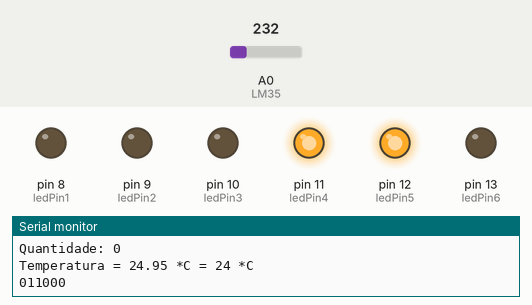
This sketch was run on a simulated Arduino Mega 2560, built with avr-gcc and run on an emulated ATmega2560. On the bench: output pins drawn as LEDs (lit = HIGH), the last lines printed to the serial monitor. Dashed ring = blinking. Inputs (shaded band) come from the test bench; at power-on: A0 (LM35) = 232.

Above: at 2.3 s.
2.4 s: A0 (LM35) set to 233
At 4.2 s:
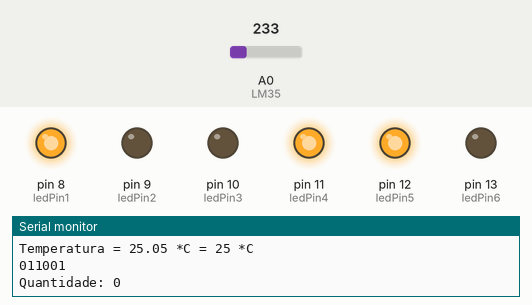
4.5 s: A0 (LM35) set to 266
At 6.6 s:
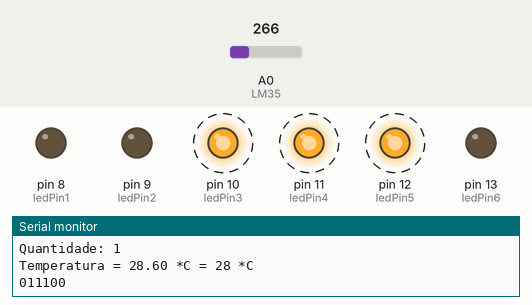
9.0 s: A0 (LM35) set to 260
At 10.2 s:
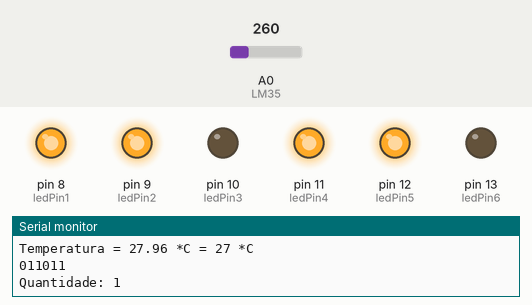
11.1 s: A0 (LM35) set to 290
At 13.8 s:
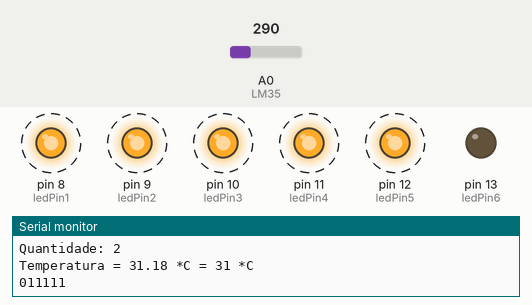
16.1 s: A0 (LM35) set to 288
At 17.3 s:
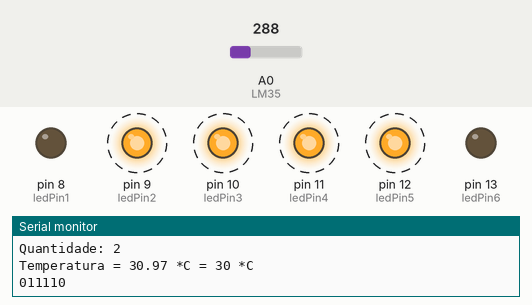
21.1 s: A0 (LM35) set to 250
At 23.4 s:
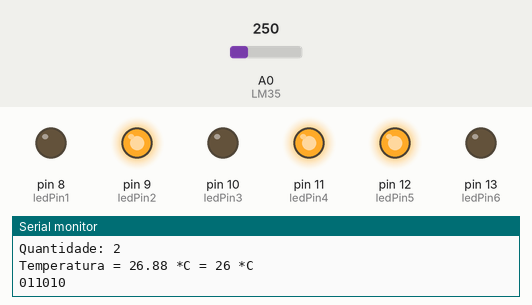
Timing chart, 0 to 24.9 s (numbered marks = the images above; inputs shaded):
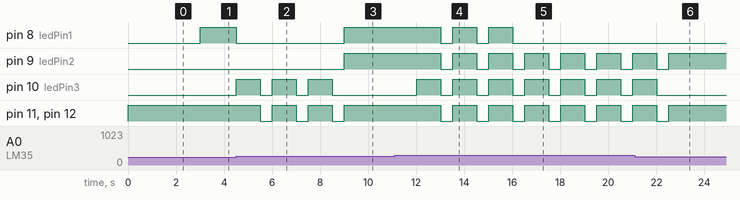

The sketch:

Ativ3_Ex2_SensorTemp6Leds.ino
```cpp
const int LM35 = 0;  // label que define o pino ADC usado.
float temperatura = 0; // inicializa a variável usada para armazenar o valor de temperatura
int ADClido = 0;  // inicializa a variável usada para armazenar o valor convertido pelo ADC
const int ledPin1 = 8;
const int ledPin2 = 9;
const int ledPin3 = 10;
const int ledPin4 = 11;
const int ledPin5 = 12;
const int ledPin6 = 13;
int tempInt = 0;
int numBin[6];
int flag = 0;
int flagAnt = 0;
int qtd = 0;

void setup(){
  Serial.begin(9600);
  analogReference(INTERNAL1V1); // Se estiver usando Arduino Mega, use INTERNAL
  pinMode(ledPin1, OUTPUT);
  pinMode(ledPin2, OUTPUT);
  pinMode(ledPin3, OUTPUT);
  pinMode(ledPin4, OUTPUT);
  pinMode(ledPin5, OUTPUT);
  pinMode(ledPin6, OUTPUT);
}
void loop(){


  ADClido = analogRead(LM35); // converte e armaneza valores entre 0 e 1023.
  temperatura = ADClido * 0.1075268817;  // define o valor de temperatura para o valor convertido


      Serial.print("Temperatura = ");
      Serial.print(temperatura);
      Serial.print(" *C = ");
      //tempInt = (int) (temperatura+0.5);
      tempInt = (int) (temperatura);
      Serial.print(tempInt);
      Serial.println(" *C");

      numBin[0] = tempInt >> 0 & 1;
      numBin[1] = tempInt >> 1 & 1;
      numBin[2] = tempInt >> 2 & 1;
      numBin[3] = tempInt >> 3 & 1;
      numBin[4] = tempInt >> 4 & 1;
      numBin[5] = tempInt >> 5 & 1;

      Serial.print(numBin[5]);
      Serial.print(numBin[4]);
      Serial.print(numBin[3]);
      Serial.print(numBin[2]);
      Serial.print(numBin[1]);
      Serial.println(numBin[0]);
      digitalWrite(ledPin1, numBin[0]);
      digitalWrite(ledPin2, numBin[1]);
      digitalWrite(ledPin3, numBin[2]);
      digitalWrite(ledPin4, numBin[3]);
      digitalWrite(ledPin5, numBin[4]);
      digitalWrite(ledPin6, numBin[5]);

      delay(1000);
      flagAnt = flag;
      flag = 0;
      if(tempInt>= 28)
      {
        flag = 1;
        if(flagAnt == 0)
        {
          qtd++;
        }
      digitalWrite(ledPin1, LOW);
      digitalWrite(ledPin2, LOW);
      digitalWrite(ledPin3, LOW);
      digitalWrite(ledPin4, LOW);
      digitalWrite(ledPin5, LOW);
      digitalWrite(ledPin6, LOW);
      }

      Serial.print("Quantidade: ");
      Serial.println(qtd);
      Serial.println("");


  delay(500);
}
```

Measured:
- the behaviour switches between 232 and 233 on A0 (LM35) (found by bisection; images 0 and 1)
- the behaviour switches between 261 and 260 on A0 (LM35) (found by bisection; images 2 and 3)
- the behaviour switches between 289 and 288 on A0 (LM35) (found by bisection; images 4 and 5)
- after the input at 2.4 s, pin 8 (ledPin1): LOW → HIGH after 0.60 s
- after the input at 4.5 s, pin 8 (ledPin1): HIGH → LOW at once; pin 10 (ledPin3): alternates HIGH for 1.0 s and LOW for 0.50 s, starting at once; pin 11 (ledPin4), pin 12 (ledPin5): alternates HIGH for 1.0 s and LOW for 0.50 s, starting after 1.0 s
- after the input at 9.0 s, pin 8 (ledPin1), pin 9 (ledPin2): LOW → HIGH at once; pin 10 (ledPin3): stays LOW (without the input it goes to HIGH after 0.01 s); pin 11 (ledPin4), pin 12 (ledPin5): goes on until 9.0 s, then stays HIGH
- after the input at 11.1 s, pin 8 (ledPin1), pin 9 (ledPin2), pin 11 (ledPin4), pin 12 (ledPin5): alternates HIGH for 1.0 s and LOW for 0.50 s, starting after 1.9 s; pin 10 (ledPin3): alternates HIGH for 1.0 s and LOW for 0.50 s, starting after 0.91 s
- after the input at 16.1 s, pin 8 (ledPin1): stops changing and stays LOW
- after the input at 21.1 s, pin 9 (ledPin2), pin 11 (ledPin4), pin 12 (ledPin5): goes on until 22.5 s, then stays HIGH; pin 10 (ledPin3): goes on until 22.0 s, then stays LOW
